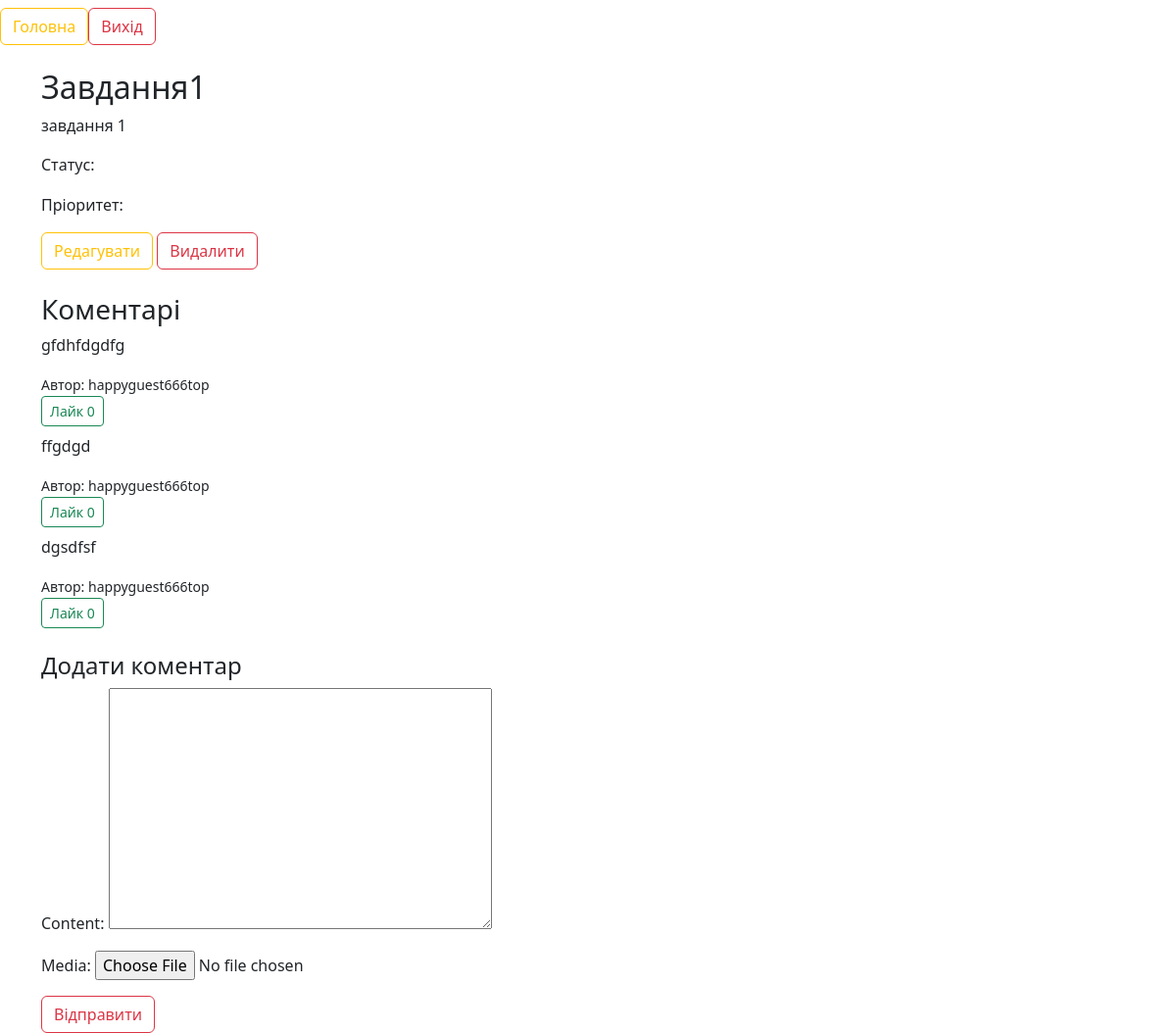
The page /1/ (signed in) on the database its author committed.
### tasks/models.py (models this page shows, shortened)
class Task(models.Model):
    STATUS_CHOICES = [
        ("todo", "To Do"),
        ("in_progress", "In Progress"),
        ("done", "Done"),
    ]
    PRIORITY_CHOICES = [
        ("low", "Low"),
        ("medium", "Medium"),
        ("high", "High"),
    ]
    title = models.CharField(max_length=256)
    description = models.TextField()
    status = models.CharField(max_length=20, choices=STATUS_CHOICES, default="todo")
    priority = models.CharField(max_length=20, choices=PRIORITY_CHOICES, default="medium")
    due_date = models.DateField(null=True, blank=True)
    creator = models.ForeignKey(User, on_delete=models.CASCADE, related_name="tasks")

class Comment(models.Model):
    task = models.ForeignKey(Task, on_delete=models.CASCADE, related_name='comments')
    author = models.ForeignKey(User, on_delete=models.CASCADE, related_name='comments')
    content = models.TextField()
    created_at = models.DateTimeField(auto_now_add=True)
    media = models.FileField(upload_to="comments_media/", blank=True, null=True)

### tasks/views.py (the view, shortened to what this page needs)
# urls.py: path("<int:pk>/", TaskDetailView.as_view(), name="task-detail"),
class TaskDetailView(LoginRequiredMixin, DetailView):
    model = models.Task
    context_object_name = "task"
    template_name = 'tasks/task_detail.html'
    def get_context_data(self, **kwargs):
        context = super().get_context_data(**kwargs)
        context['comment_form'] = CommentForm()  # Додаємо порожню форму коментаря в контекст
        return context

### tasks/forms.py
class CommentForm(forms.ModelForm):
    class Meta:
        model = Comment
        fields = ['content', 'media']
        widgets = {
            "media": forms.FileInput()
        }

### templates/tasks/task_detail.html (shortened to what this page needs)
{% extends 'base.html' %}
{% block content %}
{% load custom_tags %}
<div class="container mt-3">
    <h2>{{ task.title }}</h2>
    <p>{{ task.description }}</p>
    <p>Статус: <span class="badge badge-primary">{{ task.status }}</span></p>
    <p>Пріоритет: <span class="badge badge-secondary">{{ task.priority }}</span></p>
    <a href="{% url 'tasks:task-update' task.id %}" class="btn btn-outline-warning">Редагувати</a>
    <a href="{% url 'tasks:task-delete' task.id %}" class="btn btn-outline-danger">Видалити</a>
    <div class="comments mt-4">
        <h3>Коментарі</h3>
        {% for comment in task.comments.all %}
            <div class="comment mb-2">
                <p>{{ comment.content }}</p>
                <small>Автор: {{ comment.author.username }}</small>
                <form action="{% url 'tasks:comment-like-toggle' comment.id %}" method="post">
                    <button type="submit" class="btn btn-sm {% if request.user in comment.likes.all %}btn-success{% else %}btn-outline-success{% endif %}">
                        Лайк {{ comment.likes.count }}
                    </button>
                </form>
            </div>
        {% empty %}
            <p>Коментарі відсутні.</p>
        {% endfor %}
    </div>
    <div class="add-comment mt-4">
        <h4>Додати коментар</h4>
        <form action="{% url 'tasks:task-detail' task.id %}" method="post" enctype="multipart/form-data">
            {{ comment_form.as_p }}
            <button type="submit" class="btn btn-outline-danger">Відправити</button>
        </form>
    </div>
</div>
{% endblock %}

### templates/base.html (shortened to what this page needs)
{% load static %}
<!DOCTYPE html>
<html lang="uk">
<head>
    <link href="https://cdn.jsdelivr.net/npm/bootstrap@5.3.8/dist/css/bootstrap.min.css" rel="stylesheet">
    <link href="{% static 'css/site.css' %}" rel="stylesheet">
</head>
<body>
    <nav class="navbar navbar-expand-lg navbar-succes bg-succes">
        <a class="btn btn-outline-warning" href="{% url 'tasks:task-list' %}">Головна</a>
        {% if user.is_authenticated %}
            <form action="{% url 'tasks:logout' %}" method="post" class="d-inline">
                <button type="submit" class="btn btn-outline-danger">
                    Вихід
                </button>
            </form>
        {% else %}
            <a class="btn btn-outline-success" href="{% url 'tasks:login' %}">Вхід</a>
            <a class="btn btn-outline-info" href="{% url 'tasks:register' %}">Реєстрація</a>
        {% endif %}
    </nav>
    {% block content %}
    {% endblock %}
</body>
</html>

### static/css/site.css (style rules this page uses)
html, body { height: 100%; margin: 0; }
body { background: url("img.png"); background-size: cover; background-position: center; background-repeat: no-repeat; background-attachment: fixed; }

### rows shown on the page
Task: title "Завдання1", description "завдання 1"
Comment: content "gfdhfdgdfg", author.username "happyguest666top", likes.count "0"
Comment: content "ffgdgd", author.username "happyguest666top", likes.count "0"
Comment: content "dgsdfsf", author.username "happyguest666top", likes.count "0"
